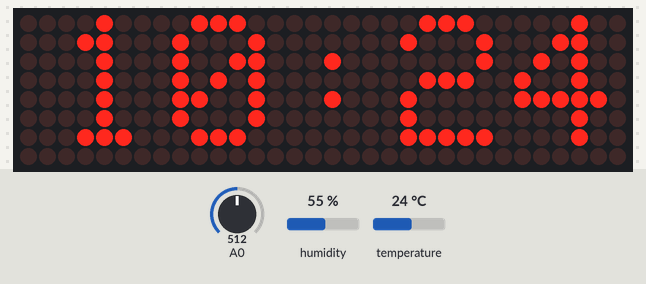
Bench run of a sketch on a simulated ESP8266 (Wemos D1 mini). Shown: 32×8 LED matrix. The inputs (shaded band) are chosen by the test bench; at power-on: temperature 24 °C, A0 = 512, humidity 55 %. WiFi joins after 1.5 s; servers stay silent unless stated; the local clock reads 2024-03-15 10:24:30 at power-on unless the sketch sets it.

Above: at 7.3 s.
7.4 s: temperature set to 0 °C
At 16.55 s:
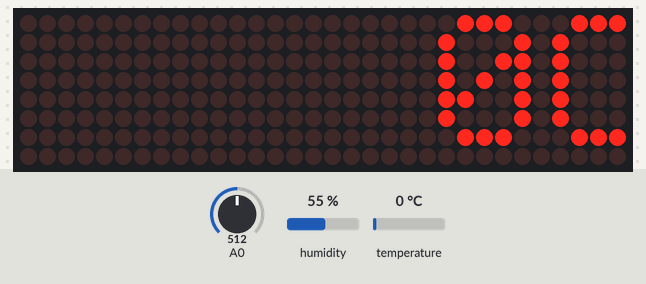
18.8 s: A0 set to 716
21.5 s: humidity set to 22 %
24.0 s: humidity set to 40 %
At 33.73 s:
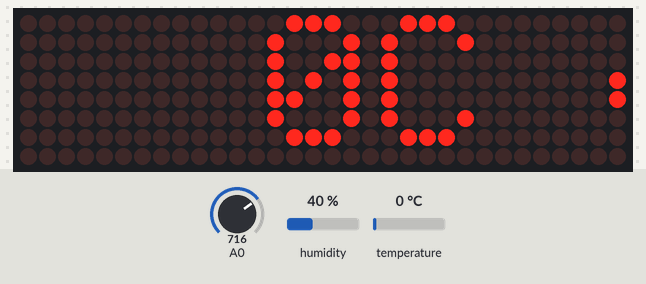
35.0 s: A0 set to 900
At 40.3 s:
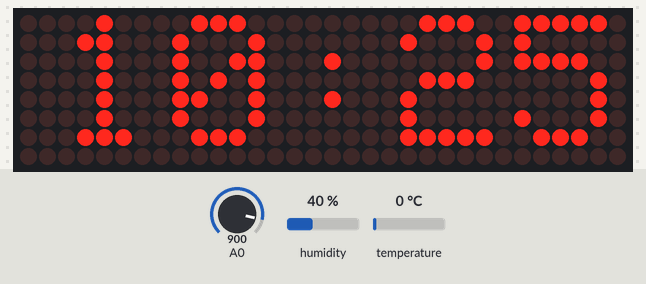
41.3 s: temperature set to 12 °C
At 50.28 s:
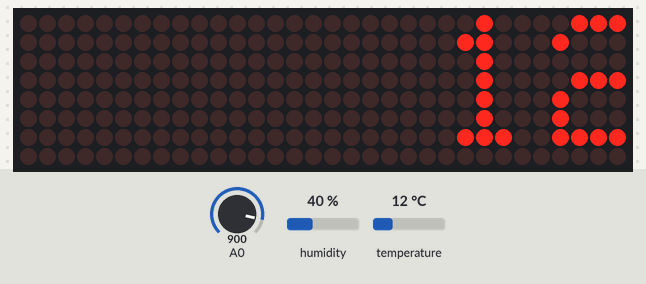

The sketch:

sketch_feb11a.ino
```cpp
#include <ESP8266WiFi.h>
#include <SPI.h>
#include <Adafruit_GFX.h>
#include <Max72xxPanel.h>
#include <time.h>
#include "DHT.h"

///////////////////////////////////////////////////
#include <ESP8266WebServer.h>
String inputMessage = "Have a nice day!";
//////////////////////////////////////////////////

int pinCS = 2;
int numberOfHorizontalDisplays = 4;
int numberOfVerticalDisplays   = 1;
char time_value[20];

// LED Matrix Pin -> ESP8266 Pin
// Vcc            -> 3v  (3V on NodeMCU 3V3 on WEMOS)
// Gnd            -> Gnd (G on NodeMCU)
// DIN            -> D7  (Same Pin for WEMOS)
// CS             -> D4  (Same Pin for WEMOS)
// CLK            -> D5  (Same Pin for WEMOS)

Max72xxPanel matrix = Max72xxPanel(pinCS, numberOfHorizontalDisplays, numberOfVerticalDisplays);

int wait = 70; // In milliseconds

int spacer = 1;
int width  = 5 + spacer; // The font width is 5 pixels

int m;

#define DHTPIN 0          // D3

#define DHTTYPE DHT11     // DHT 11

DHT dht(DHTPIN, DHTTYPE);

/////////////////////////////////////////////////
ESP8266WebServer server ( 80 );
char htmlResponse[3000];

void handleRoot() {

  snprintf ( htmlResponse, 3000,
"<!DOCTYPE html>\
<html lang=\"en\">\
  <head>\
    <meta charset=\"utf-8\">\
    <meta name=\"viewport\" content=\"width=device-width, initial-scale=1\">\
  </head>\
  <body>\
          <h1>Ca nha ta cung yeu thuong nhau</h1>\
          <h1>Input message</h1>\
          <input type='text' name='input_message' id='input_message' size=10 autofocus> \
          <div>\
          <br><button id=\"save_button\">Display</button>\
          </div>\
    <script src=\"https://ajax.googleapis.com/ajax/libs/jquery/1.11.3/jquery.min.js\"></script>\
    <script>\
      var hh;\
      $('#save_button').click(function(e){\
        e.preventDefault();\
        hh = $('#input_message').val();\
        $.get('/save?hh=' + hh, function(data){\
          console.log(data);\
        });\
      });\
    </script>\
  </body>\
</html>");

   server.send ( 200, "text/html", htmlResponse );

}


void handleSave() {
  if (server.arg("hh")!= ""){
    inputMessage = server.arg("hh");
  }
}

/////////////////////////////////////////////////

String t, h;

void setup() {
  Serial.begin(9600);
  delay(10);
  dht.begin();

  //INSERT YOUR SSID AND PASSWORD HERE
  WiFi.begin("Home","244466666");

  //CHANGE THE POOL WITH YOUR CITY. SEARCH AT https://www.ntppool.org/zone/@

  configTime(7 * 3600, 0, "0.vn.pool.ntp.org", "time.nist.gov");

  /////////////////////
  server.on ( "/", handleRoot );
  server.on ("/save", handleSave);

  server.begin();
  /////////////////////

  matrix.setIntensity(0); // Use a value between 0 and 15 for brightness
  matrix.setRotation(0, 1);    // The first display is position upside down
  matrix.setRotation(1, 1);    // The first display is position upside down
  matrix.setRotation(2, 1);    // The first display is position upside down
  matrix.setRotation(3, 1);    // The first display is position upside down
  matrix.fillScreen(LOW);
  matrix.write();

  while ( WiFi.status() != WL_CONNECTED ) {
    matrix.drawChar(2,0, 'W', HIGH,LOW,1); // H
    matrix.drawChar(8,0, 'I', HIGH,LOW,1); // HH
    matrix.drawChar(14,0,'-', HIGH,LOW,1); // HH:
    matrix.drawChar(20,0,'F', HIGH,LOW,1); // HH:M
    matrix.drawChar(26,0,'I', HIGH,LOW,1); // HH:MM
    matrix.write(); // Send bitmap to display
    delay(250);
    matrix.fillScreen(LOW);
    matrix.write();
    delay(250);
  }
  display_message(WiFi.localIP().toString());
  delay(1000);
}

void loop() {
  server.handleClient();

  m = map(analogRead(0),0,1024,0,12);
  matrix.setIntensity(m);
  matrix.fillScreen(LOW);
  time_t now = time(nullptr);
  String time = String(ctime(&now));
  time.trim();
  //Serial.println(time);
  time.substring(11,19).toCharArray(time_value, 10);
  matrix.drawChar(2,0, time_value[0], HIGH,LOW,1); // H
  matrix.drawChar(8,0, time_value[1], HIGH,LOW,1); // HH
  matrix.drawChar(14,0,time_value[2], HIGH,LOW,1); // HH:
  matrix.drawChar(20,0,time_value[3], HIGH,LOW,1); // HH:M
  matrix.drawChar(26,0,time_value[4], HIGH,LOW,1); // HH:MM
  matrix.write(); // Send bitmap to display

  int i = 100;
  while(--i){
    server.handleClient();
    delay(100);
  }

  matrix.fillScreen(LOW);
  h = (String)(int)dht.readHumidity();
  t = (String)(int)dht.readTemperature();
  display_message(t+"C "+h+"%");
  delay(100);
  display_message(inputMessage);
//  Serial.println(inputMessage);
}

void display_message(String message){
   for ( int i = 0 ; i < width * message.length() + matrix.width() - spacer; i++ ) {
    //matrix.fillScreen(LOW);
    int letter = i / width;
    int x = (matrix.width() - 1) - i % width;
    int y = (matrix.height() - 8) / 2; // center the text vertically
    while ( x + width - spacer >= 0 && letter >= 0 ) {
      if ( letter < message.length() ) {
        matrix.drawChar(x, y, message[letter], HIGH, LOW, 1); // HIGH LOW means foreground ON, background off, reverse to invert the image
      }
      letter--;
      x -= width;
    }
    matrix.write(); // Send bitmap to display
    delay(wait/2);
  }
}
```
